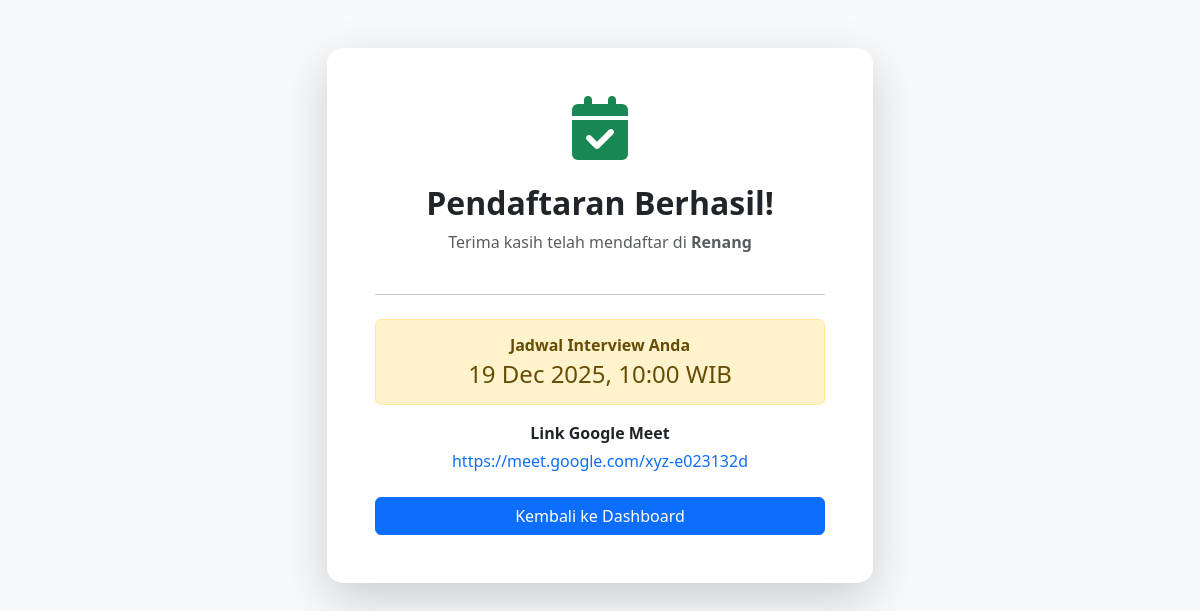
Page /STUDENT/interview_info.php?reg_id=4 (signed in) on the earlier database version.
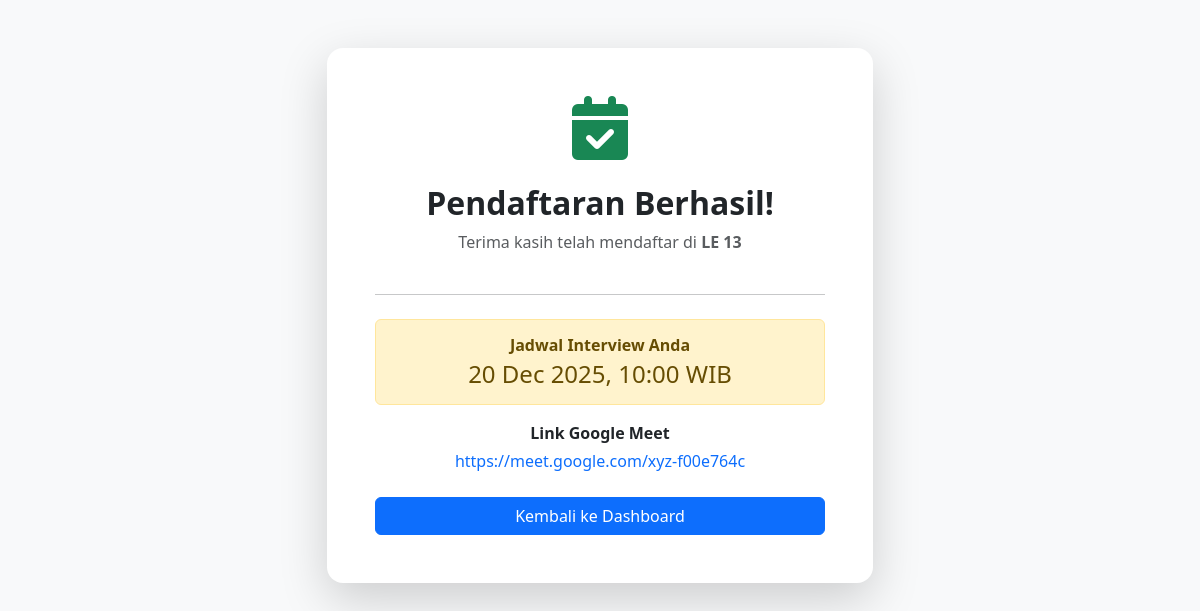
Same page on the later database version.
### tables this page shows
CREATE TABLE `registrations` (
  `registration_id` int(11) NOT NULL,
  `user_id` int(11) NOT NULL,
  `position_id` int(11) NOT NULL,
  `position_id_2` int(11) DEFAULT NULL,
  `motivation` text DEFAULT NULL,
  `experience` text DEFAULT NULL,
  `cv_file` varchar(255) DEFAULT NULL,
  `portfolio_file` varchar(255) DEFAULT NULL,
  `interview_time` datetime DEFAULT NULL,
  `meet_link` varchar(255) DEFAULT NULL,
  `status` enum('pending','accepted','declined') DEFAULT 'pending',
  `registered_at` timestamp NOT NULL DEFAULT current_timestamp()
);

CREATE TABLE `events` (
  `event_id` int(100) NOT NULL,
  `event_name` varchar(255) NOT NULL,
  `event_description` text DEFAULT NULL,
  `event_date` date NOT NULL,
  `event_end_date` date DEFAULT NULL,
  `event_location` varchar(100) DEFAULT NULL,
  `event_category` varchar(50) DEFAULT NULL,
  `event_poster` varchar(255) DEFAULT NULL,
  `event_status` enum('draft','published') DEFAULT 'draft',
  `created_at` timestamp NOT NULL DEFAULT current_timestamp() ON UPDATE current_timestamp(),
  `created_by` int(100) DEFAULT NULL
);

### STUDENT/interview_info.php (the view, shortened to what this page needs)
<?php
require_once '../koneksi.php';
$reg_id = $_GET['reg_id'];
$sql = "
    SELECT r.interview_time, r.meet_link, e.event_name
    FROM registrations r
    JOIN positions p ON r.position_id = p.position_id
    JOIN events e ON p.event_id = e.event_id
    WHERE r.registration_id = ?
    LIMIT 1
";
$stmt = mysqli_prepare($conn, $sql);
mysqli_stmt_bind_param($stmt, "i", $reg_id);
mysqli_stmt_execute($stmt);
$result = mysqli_stmt_get_result($stmt);
$data = mysqli_fetch_assoc($result);
?>
<!DOCTYPE html>
<html lang="id">
<head>
<link href="https://cdn.jsdelivr.net/npm/bootstrap@5.3.0/dist/css/bootstrap.min.css" rel="stylesheet">
<link href="https://cdnjs.cloudflare.com/ajax/libs/font-awesome/6.5.0/css/all.min.css" rel="stylesheet">
</head>
<body class="bg-light">
<div class="container mt-5">
<div class="row justify-content-center text-center">
<div class="col-md-6">
<div class="card shadow-lg p-5 border-0 rounded-4">
<div class="mb-4">
<i class="fas fa-calendar-check fa-4x text-success"></i>
</div>
<h2 class="fw-bold mb-2">Pendaftaran Berhasil!</h2>
<p class="text-muted">
Terima kasih telah mendaftar di
<strong><?= htmlspecialchars($data['event_name']); ?></strong>
</p>
<hr class="my-4">
<div class="alert alert-warning">
<h6 class="fw-bold mb-1">Jadwal Interview Anda</h6>
<h4 class="mb-0">
<?= date('d M Y, H:i', strtotime($data['interview_time'])); ?> WIB
</h4>
</div>
<div class="mb-4">
<p class="fw-bold mb-1">Link Google Meet</p>
<a href="<?= htmlspecialchars($data['meet_link']); ?>"
   target="_blank"
   class="text-primary text-decoration-none">
<?= htmlspecialchars($data['meet_link']); ?>
</a>
</div>
<a href="student_dashboard.php" class="btn btn-primary w-100">
Kembali ke Dashboard
</a>
</div>
</div>
</div>
</div>
</body>
</html>

Differences in the rows shown:
changed registrations: events.event_name "Renang" → "LE 13"; interview_time "19 Dec 2025, 10:00" → "20 Dec 2025, 10:00"; meet_link "https://meet.google.com/xyz-e023132d" → "https://meet.google.com/xyz-f00e764c"
